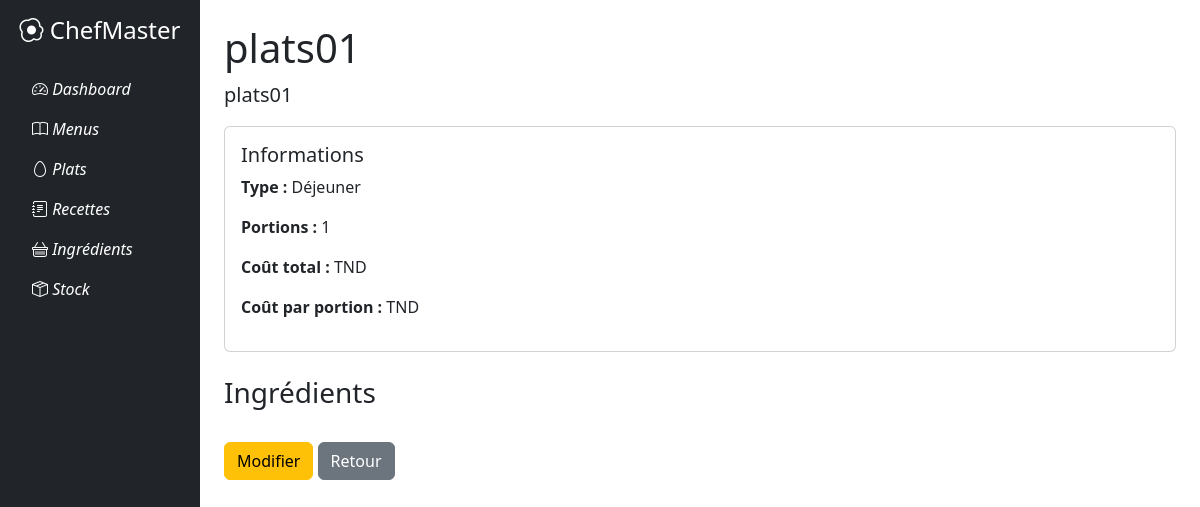
The app's page /plats/1/ with its own data.
### plats/models.py (models this page shows, shortened)
class Plat(models.Model):
    TYPE_PLAT_CHOICES = [
        ('petit_dejeuner', 'Petit déjeuner'),
        ('dejeuner', 'Déjeuner'),
        ('diner', 'Dîner'),
    ]
    nom = models.CharField(max_length=200)
    description = models.TextField()
    type_plat = models.CharField(max_length=20, choices=TYPE_PLAT_CHOICES)
    nombre_portions = models.PositiveIntegerField()
    date_preparation = models.DateField(auto_now_add=True)
    recette = models.ForeignKey(Recette, on_delete=models.CASCADE,
        null=True,  # Permet temporairement les valeurs NULL
        blank=True)  # Permet les champs vides dans les formulaires)

### plats/views.py (the view)
# urls.py: path('<int:pk>/', views.PlatDetailView.as_view(), name='plat-detail'),
class PlatDetailView(DetailView):
    model = Plat
    template_name = 'plats/plat_detail.html'

### plats/templates/plats/plat_detail.html (shortened to what this page needs)
{% extends 'base.html' %}
{% block content %}
<h1>{{ plat.nom }}</h1>
<p class="lead">{{ plat.description }}</p>
<div class="card mb-4">
    <div class="card-body">
        <h5 class="card-title">Informations</h5>
        <p><strong>Type :</strong> {{ plat.get_type_plat_display }}</p>
        <p><strong>Portions :</strong> {{ plat.nombre_portions }}</p>
        <p><strong>Coût total :</strong> {{ plat.calculer_cout_total|floatformat:2 }} TND</p>
        <p><strong>Coût par portion :</strong> {{ plat.cout_par_portion|floatformat:2 }} TND</p>
    </div>
</div>
<h3>Ingrédients</h3>
<a href="{% url 'plat-update' plat.pk %}" class="btn btn-warning">Modifier</a>
<a href="{% url 'plat-list' %}" class="btn btn-secondary">Retour</a>
{% endblock %}

### records on screen
Plat: nom "plats01", description "plats01", type_plat "Déjeuner", nombre_portions "1"
